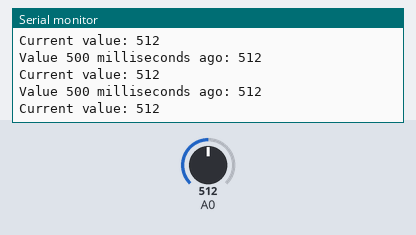
The sketch below on a simulated Arduino Uno, built with avr-gcc and run on an emulated ATmega328P. On the bench: the last lines printed to the serial monitor. Inputs (shaded band) come from the test bench; at power-on: A0 = 512.

Above: at 1.3 s.
1.4 s: A0 set to 716
At 1.82 s:
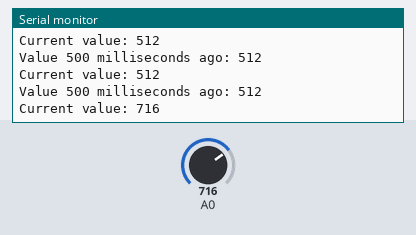
2.9 s: A0 set to 900
At 3.33 s:
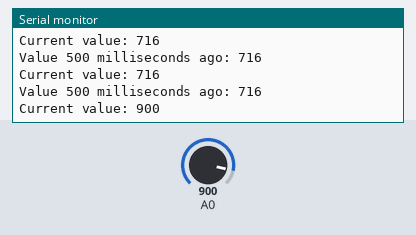
Timing chart, 0 to 5.9 s (numbered marks = the images above; inputs shaded):
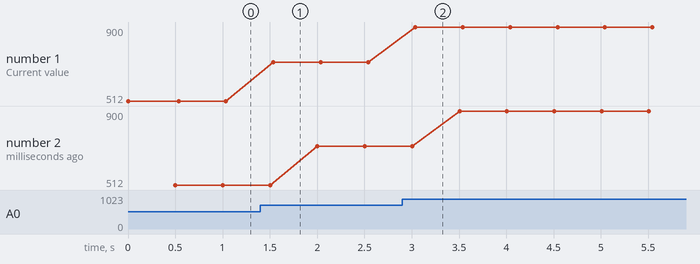

Measured:
- after the input at 1.4 s, the serial monitor: prints a new line after 0.14 s (image 1)
- after the input at 2.9 s, the serial monitor: prints a new line after 0.14 s (image 2)
- plotted number 1: 512 → 716 after the input at 1.4 s, 716 → 900 after the input at 2.9 s
- plotted number 2: 512 → 716 after the input at 1.4 s, 716 → 900 after the input at 2.9 s

The sketch:

assessment1.project.artefact.mycode.0.1.0.0.nc.ino
```cpp
/*
  Simple control sketch that takes in an analogues signal and prints out the
  value. First, we declare our variable to hold the measured analogue signal
  value, then we set values for system variables. Finally, we have the circuit
  control code.
*/
int sensorValue = 0;

void setup() {
  pinMode(sensorValue, INPUT);

  Serial.begin(9600);
}

void loop() {
  sensorValue = analogRead(A0);

  Serial.print("Current value: ");
  Serial.println(sensorValue);

  delay(500);

  Serial.print("Value 500 milliseconds ago: ");
  Serial.println(sensorValue);

}
```
